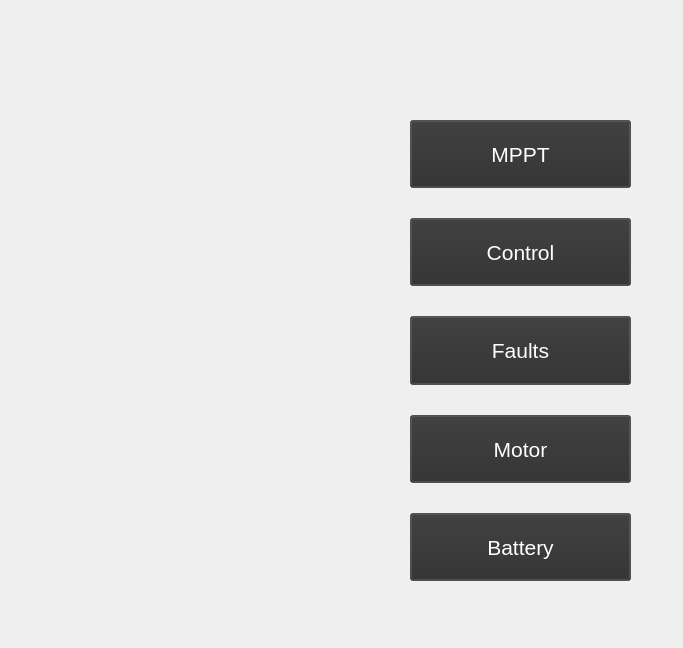
<?xml version="1.0" encoding="UTF-8"?>
<ui version="4.0">
 <class>HomePageUi</class>
 <widget class="QWidget" name="HomePageUi">
  <property name="geometry">
   <rect>
    <x>0</x>
    <y>0</y>
    <width>683</width>
    <height>648</height>
   </rect>
  </property>
  <property name="windowTitle">
   <string>Form</string>
  </property>
  <property name="autoFillBackground">
   <bool>true</bool>
  </property>
  <widget class="QLabel" name="carLabel">
   <property name="geometry">
    <rect>
     <x>50</x>
     <y>40</y>
     <width>281</width>
     <height>601</height>
    </rect>
   </property>
   <property name="text">
    <string/>
   </property>
   <property name="pixmap">
    <pixmap>:/Resource/Faults 2.png</pixmap>
   </property>
   <property name="scaledContents">
    <bool>true</bool>
   </property>
  </widget>
  <widget class="QWidget" name="layoutWidget">
   <property name="geometry">
    <rect>
     <x>410</x>
     <y>120</y>
     <width>221</width>
     <height>461</height>
    </rect>
   </property>
   <property name="font">
    <font>
     <pointsize>16</pointsize>
    </font>
   </property>
   <property name="focusPolicy">
    <enum>Qt::NoFocus</enum>
   </property>
   <property name="styleSheet">
    <string>QPushButton { background-color: rgb(45, 45, 45,150); }
</string>
   </property>
   <layout class="QGridLayout" name="gridLayout_2">
    <property name="verticalSpacing">
     <number>30</number>
    </property>
    <item row="4" column="0">
     <widget class="QPushButton" name="batteryButton">
      <property name="sizePolicy">
       <sizepolicy hsizetype="Minimum" vsizetype="Preferred">
        <horstretch>0</horstretch>
        <verstretch>0</verstretch>
       </sizepolicy>
      </property>
      <property name="font">
       <font>
        <pointsize>16</pointsize>
       </font>
      </property>
      <property name="focusPolicy">
       <enum>Qt::NoFocus</enum>
      </property>
      <property name="styleSheet">
       <string notr="true">QPushButton { 
background-color: rgb(45, 45, 45,150); 
color: white;
}
</string>
      </property>
      <property name="text">
       <string>Battery</string>
      </property>
      <property name="icon">
       <iconset resource="../../../uiresources.qrc">
        <normaloff>:/Resource/Battery Icon.png</normaloff>:/Resource/Battery Icon.png</iconset>
      </property>
      <property name="iconSize">
       <size>
        <width>40</width>
        <height>40</height>
       </size>
      </property>
     </widget>
    </item>
    <item row="0" column="0">
     <widget class="QPushButton" name="MPPT">
      <property name="sizePolicy">
       <sizepolicy hsizetype="Minimum" vsizetype="Preferred">
        <horstretch>0</horstretch>
        <verstretch>0</verstretch>
       </sizepolicy>
      </property>
      <property name="font">
       <font>
        <pointsize>16</pointsize>
       </font>
      </property>
      <property name="focusPolicy">
       <enum>Qt::NoFocus</enum>
      </property>
      <property name="styleSheet">
       <string notr="true">QPushButton { 
background-color: rgb(45, 45, 45,150); 
color: white;
}
</string>
      </property>
      <property name="text">
       <string notr="true">MPPT</string>
      </property>
      <property name="icon">
       <iconset resource="../../../uiresources.qrc">
        <normaloff>:/Resource/MPPT Icon.png</normaloff>:/Resource/MPPT Icon.png</iconset>
      </property>
      <property name="iconSize">
       <size>
        <width>40</width>
        <height>40</height>
       </size>
      </property>
     </widget>
    </item>
    <item row="2" column="0">
     <widget class="QPushButton" name="faultButton">
      <property name="sizePolicy">
       <sizepolicy hsizetype="Minimum" vsizetype="Preferred">
        <horstretch>0</horstretch>
        <verstretch>0</verstretch>
       </sizepolicy>
      </property>
      <property name="font">
       <font>
        <pointsize>16</pointsize>
       </font>
      </property>
      <property name="focusPolicy">
       <enum>Qt::NoFocus</enum>
      </property>
      <property name="styleSheet">
       <string notr="true">QPushButton { 
background-color: rgb(45, 45, 45,150); 
color: white;
}
</string>
      </property>
      <property name="text">
       <string>Faults</string>
      </property>
      <property name="icon">
       <iconset resource="../../../uiresources.qrc">
        <normaloff>:/Resource/Fault Icon.png</normaloff>:/Resource/Fault Icon.png</iconset>
      </property>
      <property name="iconSize">
       <size>
        <width>40</width>
        <height>40</height>
       </size>
      </property>
     </widget>
    </item>
    <item row="3" column="0">
     <widget class="QPushButton" name="motorButton">
      <property name="sizePolicy">
       <sizepolicy hsizetype="Minimum" vsizetype="Preferred">
        <horstretch>0</horstretch>
        <verstretch>0</verstretch>
       </sizepolicy>
      </property>
      <property name="font">
       <font>
        <pointsize>16</pointsize>
       </font>
      </property>
      <property name="focusPolicy">
       <enum>Qt::NoFocus</enum>
      </property>
      <property name="styleSheet">
       <string notr="true">QPushButton { 
background-color: rgb(45, 45, 45,150); 
color: white;
}
</string>
      </property>
      <property name="text">
       <string>Motor</string>
      </property>
      <property name="icon">
       <iconset resource="../../../uiresources.qrc">
        <normaloff>:/Resource/Engine Icon.png</normaloff>:/Resource/Engine Icon.png</iconset>
      </property>
      <property name="iconSize">
       <size>
        <width>40</width>
        <height>40</height>
       </size>
      </property>
     </widget>
    </item>
    <item row="1" column="0">
     <widget class="QPushButton" name="controlButton">
      <property name="sizePolicy">
       <sizepolicy hsizetype="Minimum" vsizetype="Preferred">
        <horstretch>0</horstretch>
        <verstretch>0</verstretch>
       </sizepolicy>
      </property>
      <property name="font">
       <font>
        <pointsize>16</pointsize>
       </font>
      </property>
      <property name="focusPolicy">
       <enum>Qt::NoFocus</enum>
      </property>
      <property name="styleSheet">
       <string notr="true">QPushButton { 
background-color: rgb(45, 45, 45,150); 
color: white;
}
</string>
      </property>
      <property name="text">
       <string>Control</string>
      </property>
      <property name="icon">
       <iconset resource="../../../uiresources.qrc">
        <normaloff>:/Resource/Steering Icon.png</normaloff>:/Resource/Steering Icon.png</iconset>
      </property>
      <property name="iconSize">
       <size>
        <width>32</width>
        <height>32</height>
       </size>
      </property>
     </widget>
    </item>
   </layout>
  </widget>
 </widget>
 <resources>
  <include location="../../../uiresources.qrc"/>
 </resources>
 <connections/>
</ui>
